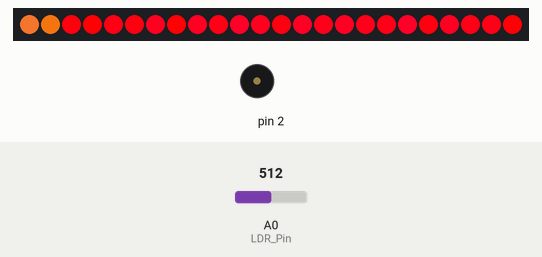
Simulated run of this sketch. Board: Arduino Uno, built with avr-gcc and run on an emulated ATmega328P. On the bench: 24 RGB LEDs in strip order, left to right, buzzer (waves = sounding). The inputs (shaded band) are chosen by the test bench; at power-on: A0 (LDR_Pin) = 512. Random numbers use the default seed unless the sketch sets one.

Above: at 1.29 s.
1.3 s: A0 (LDR_Pin) set to 414
5.2 s: A0 (LDR_Pin) set to 381
At 8.85 s:
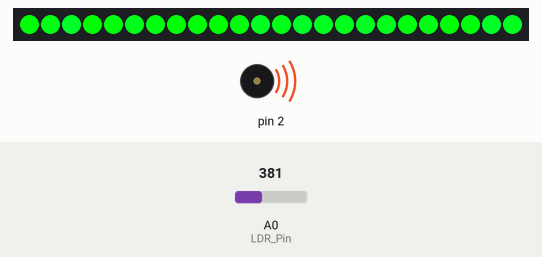
9.1 s: A0 (LDR_Pin) set to 410
At 13.51 s:
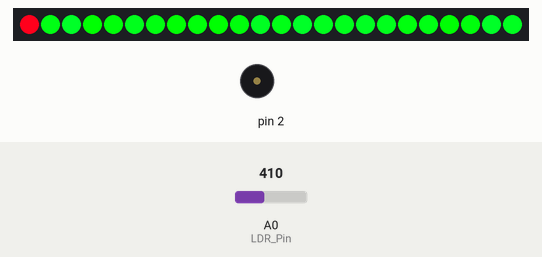
Timing chart, 0 to 15.0 s (numbered marks = the images above; inputs shaded):
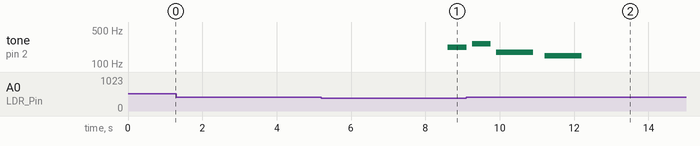

Measured:
- the behaviour switches between 400 and 399 on A0 (LDR_Pin) (found by bisection; images 0 and 1)
- after the input at 5.2 s, tone on pin 2: silent → 220 Hz after 3.4 s

The sketch:

SmartPumpkin.ino
```cpp
#include <Adafruit_NeoPixel.h>
#include "pitches.h"
#define PIN 6
Adafruit_NeoPixel strip = Adafruit_NeoPixel(24, PIN, NEO_GRB + NEO_KHZ800);
int randa =0;
int triggered =0;
int delaycount=0;
int LDR_Pin = A0; //analog pin 0
int LDRReading_x =0;
int melody[] = {
  NOTE_A3, NOTE_C4, NOTE_F3, NOTE_D3};
int noteDurations[] = {
  2, 2, 1, 1, 0};

// MAPLIN (not so)SMART PUMPKIN 2014

// IMPORTANT: To reduce NeoPixel burnout risk, add 1000 uF capacitor across
// pixel power leads, add 300 - 500 Ohm resistor on first pixel's data input
// and minimize distance between Arduino and first pixel.  Avoid connecting
// on a live circuit...if you must, connect GND first.

void setup() {
  strip.begin();
  strip.show(); // Initialize all pixels to 'off'
  Serial.begin(9600);
  int LDRReading = analogRead(LDR_Pin);
}

void loop() {
  // checks the LDR and runs one of two routines depending on level
  LDRReading_x = analogRead(LDR_Pin);
  if(LDRReading_x<400){
    delaycount=1;
  } //change the 400 here to best suit the placement of your pumpkin
  if(triggered==1){
    delaycount=10;//number of steps to be green - increase to make a longer green period
  }

  if(delaycount>0){
    delaycount--;
    colorWipe(strip.Color(0, 255, 0), 50); // Green
    strip.show();
    makenoise();
    delay(1000);
  }
  else{
    colorWipe(strip.Color(255, 0, 0), 50); // Red
    colorWipe(strip.Color(220, 105, 0), 50); // Red/yellow
    colorWipe(strip.Color(215, 35, 0), 50); // Red/orange
  }
}

// Variation of the Adafruit colorwipe function with a small random parameter (0-20)
void colorWipe(uint32_t c, uint8_t wait) {
  for(uint16_t i=0; i<strip.numPixels(); i++) {
    randa=20-random(20);
    strip.setPixelColor(i, c+(randa*2));
    strip.show();
    delay(wait);
  }
}

//simple noise function with the tone library - actual tones and lengths are defined at top of code
void makenoise(void)
{
  for (int thisNote = 0; thisNote < 4; thisNote++) {
    int noteDuration = 1000/noteDurations[thisNote];
    tone(2, melody[thisNote],noteDuration);
    int pauseBetweenNotes = noteDuration * 1.30;
    delay(pauseBetweenNotes);
    noTone(2);
    digitalWrite(2, LOW);
  }
}
```
